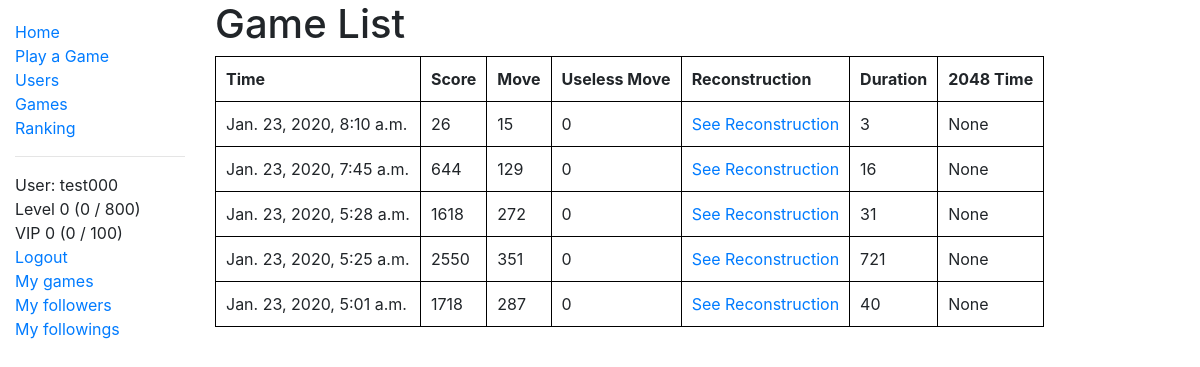
/two_zero_four_eight/user/1/games (signed in), run on an earlier commit of the app's database.
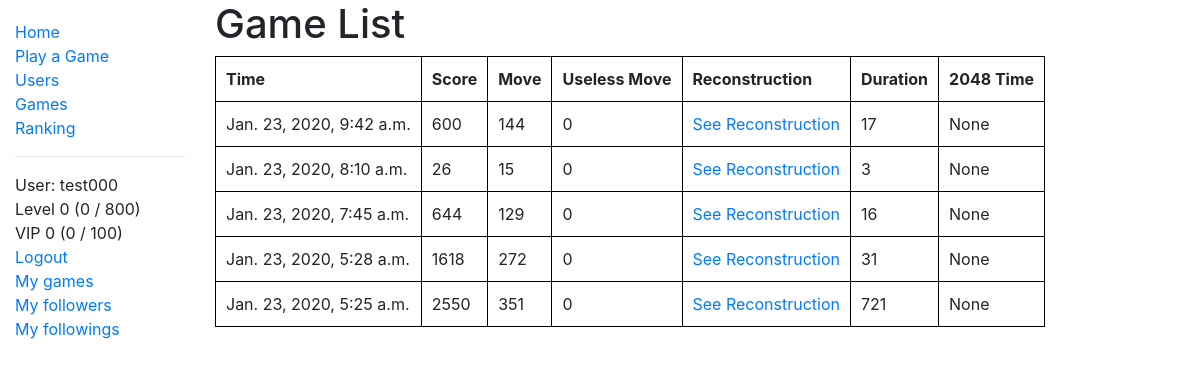
And on a later commit of the database.
### two_zero_four_eight/models.py (models this page shows, shortened)
class Game(models.Model):
    player = models.ForeignKey(User, on_delete=models.SET_NULL, null=True, blank=True)
    score = models.PositiveIntegerField(verbose_name='Score', default=1)
    started_at = models.DateTimeField(default=timezone.now)
    duration_second = models.PositiveIntegerField(verbose_name='Duration in Second')
    time_2048_second = models.PositiveIntegerField(verbose_name='Time taken to achieve 2048', null=True, blank=True)
    move = models.PositiveIntegerField(verbose_name='Number of Moves', default=0)
    useless_move = models.IntegerField(verbose_name='Number of useless moves', default=0)
    game_reconstruction = models.TextField(verbose_name='Game Reconstruction', null=True, default=None)
    class Meta:
        ordering = ['-started_at']
    def get_absolute_url(self):
        return reverse('game-detail', args=[str(self.id)])

### two_zero_four_eight/views.py (the view)
# urls.py: path('user/<int:user_id>/games', views.UserGameListView.as_view(), name='user-game'),
class UserGameListView(LoginRequiredMixin, generic.ListView):
    paginate_by = 5
    template_name = 'two_zero_four_eight/user_game_list.html'
    context_object_name = 'user_game_list'
    def __init__(self):
        super().__init__()
    def get_queryset(self):
        self.user = get_object_or_404(User, id=self.kwargs['user_id'])
        return Game.objects.filter(player=self.user)
    def get_context_data(self, **kwargs):
        context = super().get_context_data(**kwargs)
        context['player'] = self.user
        return context

### two_zero_four_eight/models.py (called while the page is built)
def binary_search(array, number):
    hi = len(array)
    lo = 0
    while hi > lo:
        mid = lo + int((hi - lo + 1) / 2)
        if array[mid] <= number:
            lo = mid
        else:
            hi = mid - 1
    return lo

def status_string(level, experience, table):
    return str(level) + ' (' + str(experience - table[level]) + ' / ' + str(table[level + 1] - table[level]) + ')'

    @property
    def level(self):
        return binary_search(number=self.experience, array=experience_table)

    @property
    def level_string(self):
        return 'Level ' + status_string(level=self.level, experience=self.experience, table=experience_table)

    @property
    def vip_level(self):
        return binary_search(number=self.money_deposited, array=vip_table)

    @property
    def vip_level_string(self):
        return 'VIP ' + status_string(level=self.vip_level, experience=self.money_deposited, table=vip_table)

### two_zero_four_eight/templates/two_zero_four_eight/user_game_list.html
{% extends "base_generic.html" %}
{% block content %}
  {% if user_game_list %}
    <h1>Game List</h1>
    <table>
      <tr>
        <th>Time</th>
        <th>Score</th>
        <th>Move</th>
        <th>Useless Move</th>
        <th>Reconstruction</th>
        <th>Duration</th>
        <th>2048 Time</th>
      </tr>
      {% for game in user_game_list %}
        <tr>
          <td>{{game.started_at}}</td>
          <td>{{game.score}}</td>
          <td>{{game.move}}</td>
          <td>{{game.useless_move}}</td>
          <td><a href="{{ game.get_absolute_url }}">See Reconstruction</a></td>
          <td>{{game.duration_second}}</td>
          <td>{{game.time_2048_second}}</td>
        </tr>
      {% endfor %}
    </table>
  {% else %}
    <p>{{ player }} doesn't have any games.</p>
  {% endif %}
{% endblock %}

What changed in the data, as far as the page shows it:
no longer on this page (row unchanged): Game: started_at "Jan. 23, 2020, 5:01 a.m.", score "1718", move "287", useless_move "0", duration_second "40", time_2048_second "None"
added Game: started_at "Jan. 23, 2020, 9:42 a.m.", score "600", move "144", useless_move "0", duration_second "17", time_2048_second "None"
